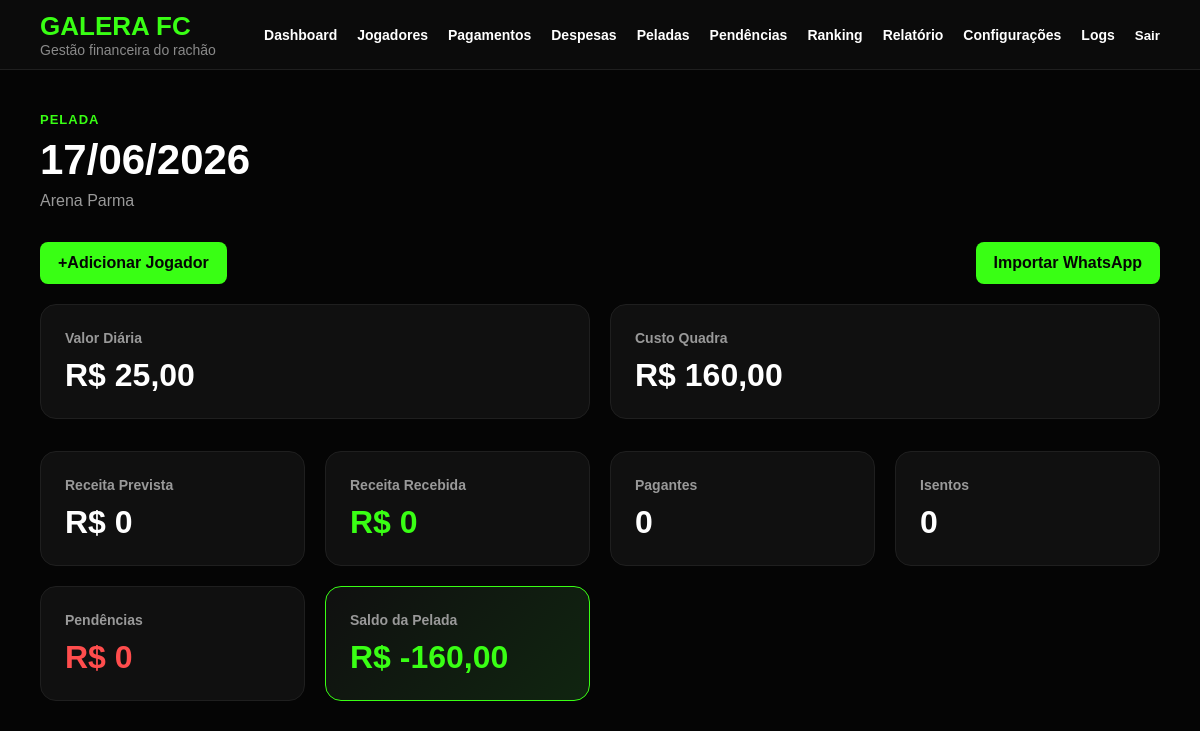
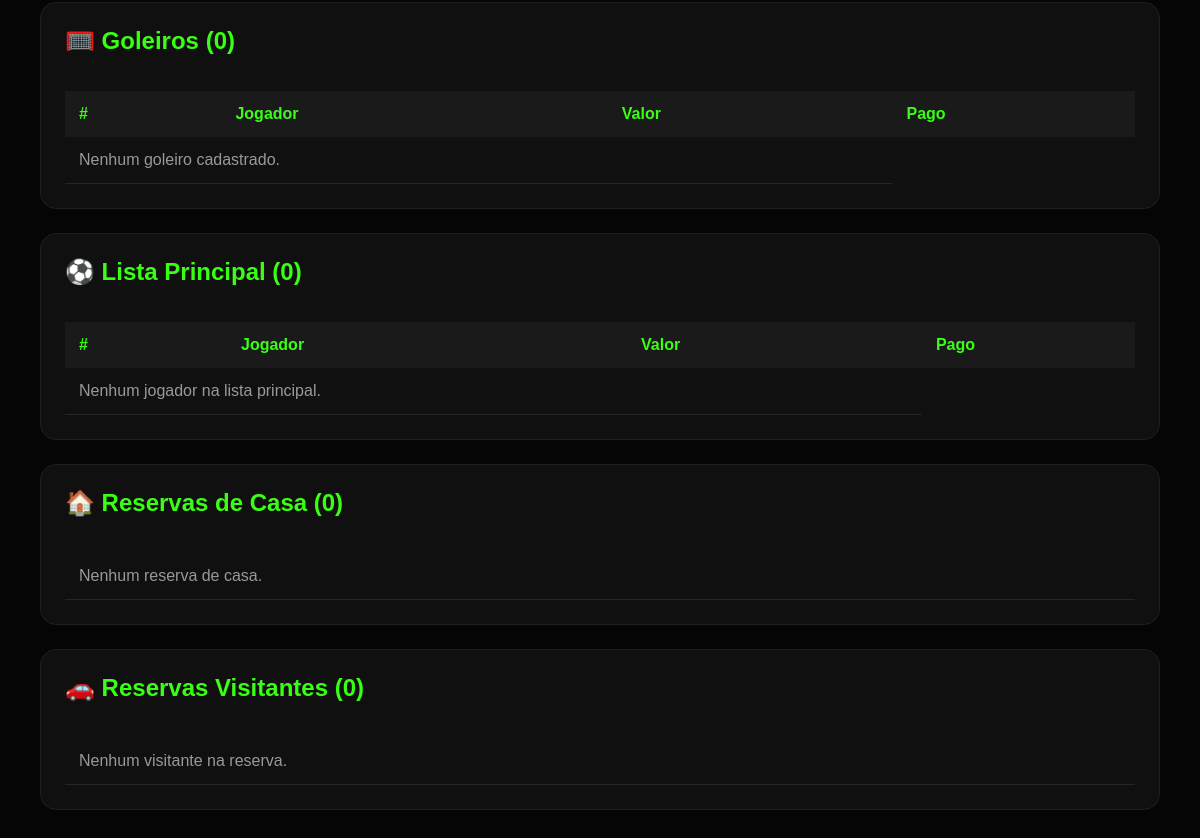
Before: /peladas/2/ (signed in) with the older database file (2 pictures, top to bottom).
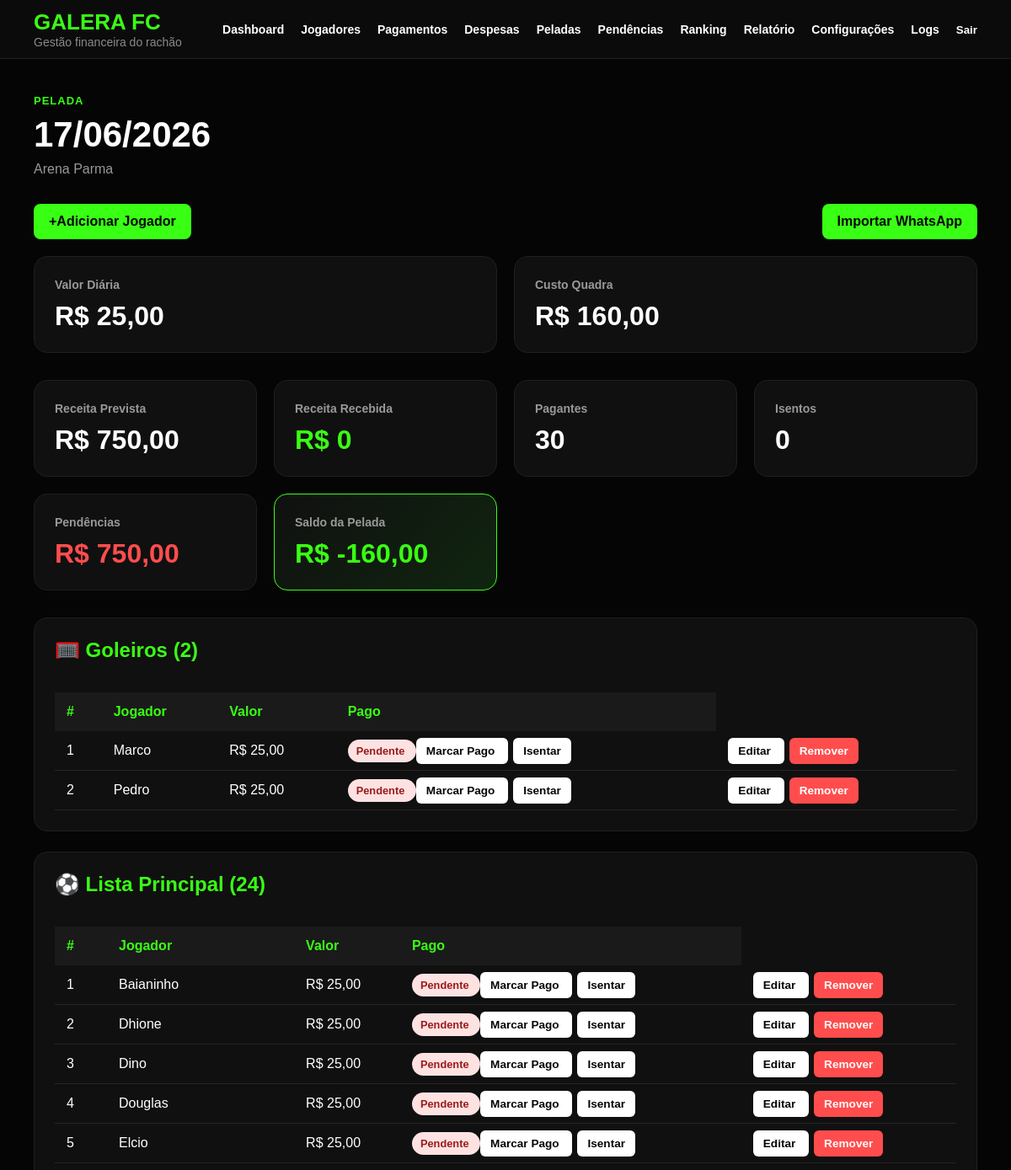
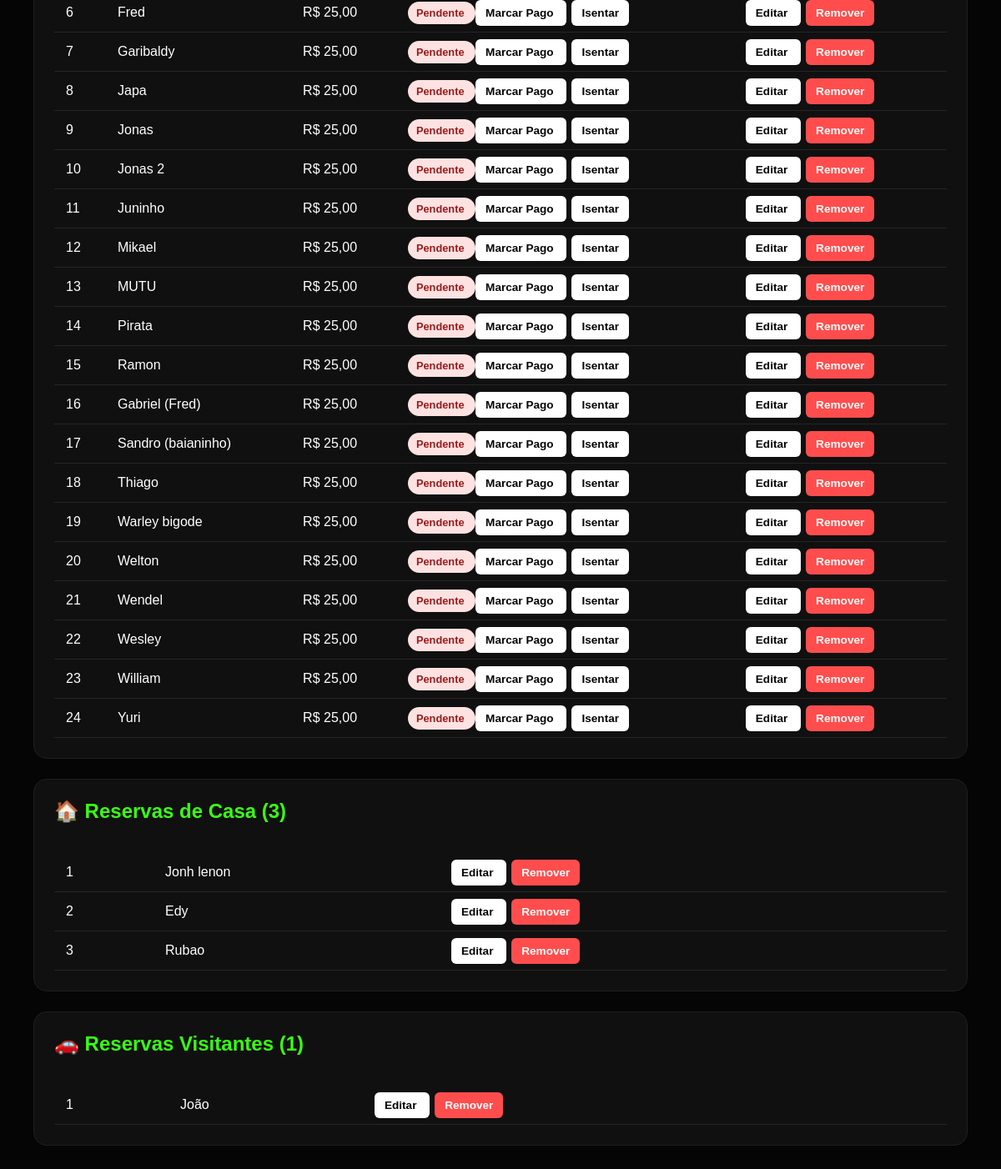
After: the same page with the newer database file (2 pictures, top to bottom).
### financeiro/models.py (models this page shows, shortened)
class PresencaPelada(models.Model):
    TIPO_LISTA_CHOICES = [
        ('GOLEIRO', 'Goleiro'),
        ('LISTA', 'Lista Principal'),
        ('RESERVA_CASA', 'Reserva de Casa'),
        ('RESERVA_VISITANTE', 'Reserva Visitante'),
    ]
    pelada = models.ForeignKey(
        Pelada,
        on_delete=models.CASCADE,
        related_name='presencas'
    )
    jogador = models.ForeignKey(
        Jogador,
        on_delete=models.CASCADE,
        related_name='presencas'
    )
    tipo_lista = models.CharField(
        max_length=20,
        choices=TIPO_LISTA_CHOICES,
        default='LISTA'
    )
    posicao_lista = models.PositiveIntegerField()
    confirmado = models.BooleanField(default=True)
    pago = models.BooleanField(default=False)
    isento = models.BooleanField(default=False)
    valor_cobrado = models.DecimalField(
        max_digits=10,
        decimal_places=2,
        default=0
    )
    observacao = models.TextField(blank=True)
    class Meta:
        unique_together = (
            ('pelada', 'jogador'),
            ('pelada', 'tipo_lista', 'posicao_lista'),
        )
        ordering = [
            'pelada',
            'tipo_lista',
            'posicao_lista'
        ]

class Jogador(models.Model):
    TIPO_CHOICES = [
        ('MENSALISTA', 'Mensalista'),
        ('DIARISTA', 'Diarista'),
        ('VISITANTE', 'Visitante'),
    ]
    nome = models.CharField(max_length=100)
    telefone = models.CharField(max_length=20, blank=True)
    tipo = models.CharField(
        max_length=20,
        choices=TIPO_CHOICES,
        default='DIARISTA'
    )
    valor_mensal = models.DecimalField(
        max_digits=10,
        decimal_places=2,
        default=0
    )
    desconto_percentual = models.DecimalField(
        max_digits=5,
        decimal_places=2,
        default=0
    )
    ativo = models.BooleanField(default=True)
    criado_em = models.DateTimeField(
        auto_now_add=True
    )

### financeiro/views.py (the view)
# urls.py: path('peladas/<int:pk>/', views.pelada_detalhe, name='pelada_detalhe'),
@login_required
def pelada_detalhe(request, pk):
    pelada = get_object_or_404(
        Pelada,
        pk=pk
    )
    goleiros = pelada.presencas.filter(
        tipo_lista='GOLEIRO'
    ).order_by('posicao_lista')
    lista_principal = pelada.presencas.filter(
        tipo_lista='LISTA'
    ).order_by('posicao_lista')
    reservas_casa = pelada.presencas.filter(
        tipo_lista='RESERVA_CASA'
    ).order_by('posicao_lista')
    reservas_visitantes = pelada.presencas.filter(
        tipo_lista='RESERVA_VISITANTE'
    ).order_by('posicao_lista')
    todas_presencas = pelada.presencas.all()
    total_isentos = todas_presencas.filter(
        isento=True
    ).count()
    total_pagantes = todas_presencas.filter(
        isento=False,
        valor_cobrado__gt=0
    ).count()
    receita_prevista = sum(item.valor_cobrado for item in todas_presencas if not item.isento)
    receita_recebida = sum(item.valor_cobrado for item in todas_presencas if item.pago and not item.isento)
    pendencias = receita_prevista - receita_recebida
    saldo_pelada = receita_recebida - pelada.custo_quadra
    total_goleiros = goleiros.count()
    total_lista = lista_principal.count()
    total_reservas_casa = reservas_casa.count()
    total_reservas_visitantes = reservas_visitantes.count()
    return render(
        request,
        'financeiro/pelada_detalhe.html',
        {
            'pelada': pelada,
            'goleiros': goleiros,
            'lista_principal': lista_principal,
            'reservas_casa': reservas_casa,
            'reservas_visitantes': reservas_visitantes,
            'total_goleiros': total_goleiros,
            'total_lista': total_lista,
            'total_reservas_casa': total_reservas_casa,
            'total_reservas_visitantes': total_reservas_visitantes,
            'total_isentos': total_isentos,
            'total_pagantes': total_pagantes,
            'receita_prevista': receita_prevista,
            'receita_recebida': receita_recebida,
            'pendencias': pendencias,
            'saldo_pelada': saldo_pelada,
        }
    )

### templates/financeiro/pelada_detalhe.html (shortened to what the changed rows need)
{% extends 'financeiro/base.html' %}
{% block content %}
<div class="page-header">
   <h1>
      {{ pelada.data|date:"d/m/Y" }}
   </h1>
</div>
<div class="cards">
   <div class="card">
      <span>Receita Prevista</span>
      <strong>R$ {{ receita_prevista }}</strong>
   </div>
   <div class="card">
      <span>Pagantes</span>
      <strong>{{ total_pagantes }}</strong>
   </div>
   <div class="card">
      <span>Pendências</span>
      <strong class="money-negative">R$ {{ pendencias }}</strong>
   </div>
</div>
<div class="section">
   <div class="section-header">
      <h2>🥅 Goleiros ({{ total_goleiros }})</h2>
   </div>
   <table class="table">
      <thead>
         <tr>
            <th>#</th>
            <th>Jogador</th>
            <th>Valor</th>
            <th>Pago</th>
         </tr>
      </thead>
      <tbody>
         {% for item in goleiros %}
         <tr>
            <td>{{ item.posicao_lista }}</td>
            <td>{{ item.jogador.nome }}</td>
            <td>
               {% if item.isento %}
                  R$ 0,00
               {% else %}
                  R$ {{ item.valor_cobrado }}
               {% endif %}
            </td>
            <td>
               {% if item.isento %}
                  <span class="badge-success">
                     Isento
                  </span>
                  <a
                     href="{% url 'financeiro:remover_isencao' item.id %}"
                     class="btn-small"
                  >
                     Remover Isenção
                  </a>
               {% elif item.pago %}
                  <span class="badge-success">
                     Pago
                  </span>
               {% else %}
                  <span class="badge-danger">
                     Pendente
                  </span>
                  <a
                     href="{% url 'financeiro:marcar_presenca_paga' item.id %}"
                     class="btn-small"
                  >
                     Marcar Pago
                  </a>
                  <a
                     href="{% url 'financeiro:marcar_isento' item.id %}"
                     class="btn-small"
                  >
                     Isentar
                  </a>
               {% endif %}
            </td>
            <td>
               <a
                  href="{% url 'financeiro:editar_presenca' item.id %}"
                  class="btn-small"
               >
                  Editar
               </a>
               <a
                  href="{% url 'financeiro:remover_presenca' item.id %}"
                  class="btn-small danger"
               >
                  Remover
               </a>
            </td>
         </tr>
         {% empty %}
         <tr>
            <td colspan="3" class="empty">
               Nenhum goleiro cadastrado.
            </td>
         </tr>
         {% endfor %}
      </tbody>
   </table>
</div>
<div class="section">
   <div class="section-header">
      <h2>⚽ Lista Principal ({{ total_lista }})</h2>
   </div>
   <table class="table">
      <thead>
         <tr>
            <th>#</th>
            <th>Jogador</th>
            <th>Valor</th>
            <th>Pago</th>
         </tr>
      </thead>
      <tbody>
         {% for item in lista_principal %}
         <tr>
            <td>{{ item.posicao_lista }}</td>
            <td>{{ item.jogador.nome }}</td>
            <td>
               {% if item.isento %}
                  R$ 0,00
               {% else %}
                  R$ {{ item.valor_cobrado }}
               {% endif %}
            </td>
            <td>
               {% if item.isento %}
                  <span class="badge-success">
                     Isento
                  </span>
                  <a
                     href="{% url 'financeiro:remover_isencao' item.id %}"
                     class="btn-small"
                  >
                     Remover Isenção
                  </a>
               {% else %}
                  <span class="badge-danger">
                     Pendente
                  </span>
                  <a
                     href="{% url 'financeiro:registrar_pagamento' item.id %}"
                     class="btn-small"
                  >
                     Marcar Pago
                  </a>
                  <a
                     href="{% url 'financeiro:marcar_isento' item.id %}"
                     class="btn-small"
                  >
                     Isentar
                  </a>
               {% endif %}
            </td>
            <td>
               <a
                  href="{% url 'financeiro:editar_presenca' item.id %}"
                  class="btn-small"
               >
                  Editar
               </a>
               <a
                  href="{% url 'financeiro:remover_presenca' item.id %}"
                  class="btn-small danger"
               >
                  Remover
               </a>
            </td>
         </tr>
         {% empty %}
         <tr>
            <td colspan="3" class="empty">
               Nenhum jogador na lista principal.
            </td>
         </tr>
         {% endfor %}
      </tbody>
   </table>
</div>
<div class="section">
   <div class="section-header">
      <h2>🏠 Reservas de Casa ({{ total_reservas_casa }})</h2>
   </div>
   <table class="table">
      <tbody>
         {% for item in reservas_casa %}
         <tr>
            <td>{{ item.posicao_lista }}</td>
            <td>{{ item.jogador.nome }}</td>
            <td>
               <a
                  href="{% url 'financeiro:editar_presenca' item.id %}"
                  class="btn-small"
               >
                  Editar
               </a>
               <a
                  href="{% url 'financeiro:remover_presenca' item.id %}"
                  class="btn-small danger"
               >
                  Remover
               </a>
            </td>
         </tr>
         {% empty %}
         <tr>
            <td colspan="2" class="empty">
               Nenhum reserva de casa.
            </td>
         </tr>
         {% endfor %}
      </tbody>
   </table>
</div>
<div class="section">
   <div class="section-header">
      <h2>🚗 Reservas Visitantes ({{ total_reservas_visitantes }})</h2>
   </div>
   <table class="table">
      <tbody>
         {% for item in reservas_visitantes %}
         <tr>
            <td>{{ item.posicao_lista }}</td>
            <td>{{ item.jogador.nome }}</td>
            <td>
               <a
                  href="{% url 'financeiro:editar_presenca' item.id %}"
                  class="btn-small"
               >
                  Editar
               </a>
               <a
                  href="{% url 'financeiro:remover_presenca' item.id %}"
                  class="btn-small danger"
               >
                  Remover
               </a>
            </td>
         </tr>
         {% empty %}
         <tr>
            <td colspan="2" class="empty">
               Nenhum visitante na reserva.
            </td>
         </tr>
         {% endfor %}
      </tbody>
   </table>
</div>
{% endblock %}

Changed rows visible on the page:
added PresencaPelada: posicao_lista "1", jogador.nome "Marco", valor_cobrado "25,00", isento "Pendente", shown under "🥅 Goleiros (2)"
added PresencaPelada: posicao_lista "2", jogador.nome "Pedro", valor_cobrado "25,00", isento "Pendente", shown under "🥅 Goleiros (2)"
added PresencaPelada: posicao_lista "1", jogador.nome "Baianinho", valor_cobrado "25,00", isento "Pendente", shown under "⚽ Lista Principal (24)"
added PresencaPelada: posicao_lista "2", jogador.nome "Dhione", valor_cobrado "25,00", isento "Pendente", shown under "⚽ Lista Principal (24)"
added PresencaPelada: posicao_lista "3", jogador.nome "Dino", valor_cobrado "25,00", isento "Pendente", shown under "⚽ Lista Principal (24)"
added PresencaPelada: posicao_lista "4", jogador.nome "Douglas", valor_cobrado "25,00", isento "Pendente", shown under "⚽ Lista Principal (24)"
added PresencaPelada: posicao_lista "5", jogador.nome "Elcio", valor_cobrado "25,00", isento "Pendente", shown under "⚽ Lista Principal (24)"
added PresencaPelada: posicao_lista "6", jogador.nome "Fred", valor_cobrado "25,00", isento "Pendente", shown under "⚽ Lista Principal (24)"
added PresencaPelada: posicao_lista "7", jogador.nome "Garibaldy", valor_cobrado "25,00", isento "Pendente", shown under "⚽ Lista Principal (24)"
added PresencaPelada: posicao_lista "8", jogador.nome "Japa", valor_cobrado "25,00", isento "Pendente", shown under "⚽ Lista Principal (24)"
added PresencaPelada: posicao_lista "9", jogador.nome "Jonas", valor_cobrado "25,00", isento "Pendente", shown under "⚽ Lista Principal (24)"
added PresencaPelada: posicao_lista "10", jogador.nome "Jonas 2", valor_cobrado "25,00", isento "Pendente", shown under "⚽ Lista Principal (24)"
added PresencaPelada: posicao_lista "11", jogador.nome "Juninho", valor_cobrado "25,00", isento "Pendente", shown under "⚽ Lista Principal (24)"
added PresencaPelada: posicao_lista "12", jogador.nome "Mikael", valor_cobrado "25,00", isento "Pendente", shown under "⚽ Lista Principal (24)"
added PresencaPelada: posicao_lista "13", jogador.nome "MUTU", valor_cobrado "25,00", isento "Pendente", shown under "⚽ Lista Principal (24)"
added PresencaPelada: posicao_lista "14", jogador.nome "Pirata", valor_cobrado "25,00", isento "Pendente", shown under "⚽ Lista Principal (24)"
added PresencaPelada: posicao_lista "15", jogador.nome "Ramon", valor_cobrado "25,00", isento "Pendente", shown under "⚽ Lista Principal (24)"
added PresencaPelada: posicao_lista "16", jogador.nome "Gabriel (Fred)", valor_cobrado "25,00", isento "Pendente", shown under "⚽ Lista Principal (24)"
added PresencaPelada: posicao_lista "17", jogador.nome "Sandro (baianinho)", valor_cobrado "25,00", isento "Pendente", shown under "⚽ Lista Principal (24)"
added PresencaPelada: posicao_lista "18", jogador.nome "Thiago", valor_cobrado "25,00", isento "Pendente", shown under "⚽ Lista Principal (24)"
added PresencaPelada: posicao_lista "19", jogador.nome "Warley bigode", valor_cobrado "25,00", isento "Pendente", shown under "⚽ Lista Principal (24)"
added PresencaPelada: posicao_lista "20", jogador.nome "Welton", valor_cobrado "25,00", isento "Pendente", shown under "⚽ Lista Principal (24)"
added PresencaPelada: posicao_lista "21", jogador.nome "Wendel", valor_cobrado "25,00", isento "Pendente", shown under "⚽ Lista Principal (24)"
added PresencaPelada: posicao_lista "22", jogador.nome "Wesley", valor_cobrado "25,00", isento "Pendente", shown under "⚽ Lista Principal (24)"
added PresencaPelada: posicao_lista "23", jogador.nome "William", valor_cobrado "25,00", isento "Pendente", shown under "⚽ Lista Principal (24)"
added PresencaPelada: posicao_lista "24", jogador.nome "Yuri", valor_cobrado "25,00", isento "Pendente", shown under "⚽ Lista Principal (24)"
added PresencaPelada: posicao_lista "1", jogador.nome "Jonh lenon", shown under "🏠 Reservas de Casa (3)"
added PresencaPelada: posicao_lista "2", jogador.nome "Edy", shown under "🏠 Reservas de Casa (3)"
added PresencaPelada: posicao_lista "3", jogador.nome "Rubao", shown under "🏠 Reservas de Casa (3)"
added PresencaPelada: posicao_lista "1", jogador.nome "João", shown under "🚗 Reservas Visitantes (1)"
Other visible differences:
{{ receita_prevista }}: "0" → "750,00"
{{ total_pagantes }}: "0" → "30"
{{ pendencias }}: "0" → "750,00"
{{ total_goleiros }}: "0" → "2"
{{ total_lista }}: "0" → "24"
{{ total_reservas_casa }}: "0" → "3"
{{ total_reservas_visitantes }}: "0" → "1"
text no longer shown: "Nenhum goleiro cadastrado. Nenhum jogador na lista principal. Nenhum reserva de casa. Nenhum visitante na reserva."
